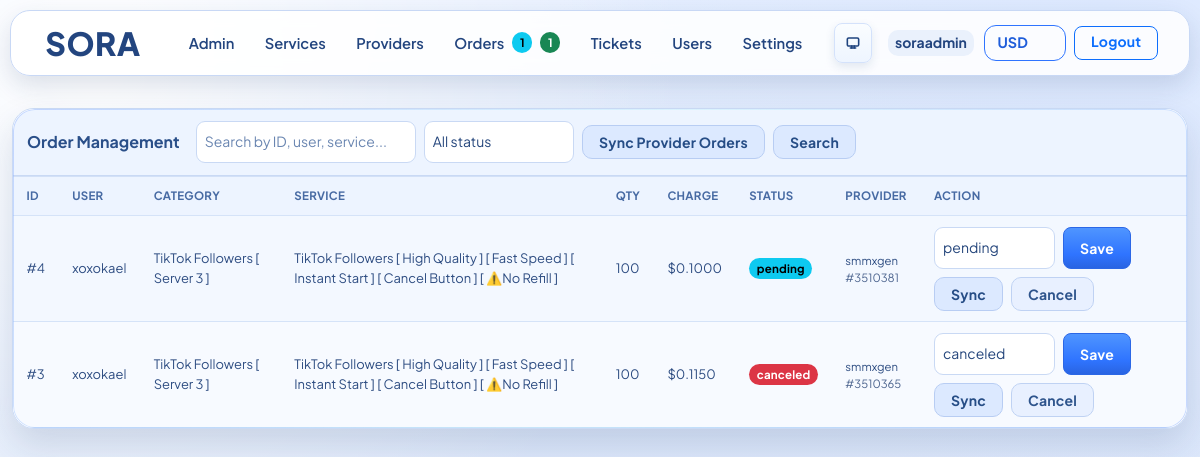
Page /admin-panel/orders (signed in) on the committed database.
### app/models.py (models this page shows)
class SiteSetting(db.Model):
    id = db.Column(db.Integer, primary_key=True)
    key = db.Column(db.String(80), unique=True, nullable=False)
    value = db.Column(db.Text, nullable=False, default="")

class User(db.Model):
    id = db.Column(db.Integer, primary_key=True)
    username = db.Column(db.String(40), unique=True, nullable=False)
    email = db.Column(db.String(120), unique=True, nullable=False)
    password_hash = db.Column(db.String(255), nullable=False)
    balance = db.Column(db.Float, default=0.0)
    is_admin = db.Column(db.Boolean, default=False)
    is_banned = db.Column(db.Boolean, default=False, nullable=False)
    created_at = db.Column(db.DateTime, default=datetime.utcnow)

class Order(db.Model):
    id = db.Column(db.Integer, primary_key=True)
    user_id = db.Column(db.Integer, db.ForeignKey("user.id"), nullable=False)
    service_id = db.Column(db.Integer, db.ForeignKey("service.id"), nullable=False)
    link = db.Column(db.String(255), nullable=False)
    quantity = db.Column(db.Integer, nullable=False)
    charge = db.Column(db.Float, nullable=False)
    status = db.Column(db.String(20), default="pending")
    provider_id = db.Column(db.Integer, db.ForeignKey("service_provider.id"), nullable=True)
    provider_order_id = db.Column(db.String(80), nullable=True)
    start_count = db.Column(db.Integer, nullable=True)
    remains = db.Column(db.Integer, nullable=True)
    refill_status = db.Column(db.String(40), nullable=True)
    cancel_requested = db.Column(db.Boolean, default=False, nullable=False)
    provider_last_check_at = db.Column(db.DateTime, nullable=True)
    refund_applied = db.Column(db.Boolean, default=False, nullable=False)
    refunded_at = db.Column(db.DateTime, nullable=True)
    created_at = db.Column(db.DateTime, default=datetime.utcnow)
    user = db.relationship("User", backref=db.backref("orders", lazy=True))
    service = db.relationship("Service", backref=db.backref("orders", lazy=True))
    provider = db.relationship("ServiceProvider", backref=db.backref("orders", lazy=True))

class Service(db.Model):
    id = db.Column(db.Integer, primary_key=True)
    name = db.Column(db.String(120), nullable=False)
    description = db.Column(db.Text, nullable=False, default="")
    average_time = db.Column(db.String(120), nullable=False, default="")
    category = db.Column(db.String(80), nullable=False)
    price_per_1000 = db.Column(db.Float, nullable=False)
    min_qty = db.Column(db.Integer, nullable=False)
    max_qty = db.Column(db.Integer, nullable=False)
    status = db.Column(db.String(20), default="active")
    provider_id = db.Column(db.Integer, db.ForeignKey("service_provider.id"), nullable=True)
    provider_service_id = db.Column(db.String(80), nullable=True)
    provider_refill = db.Column(db.Boolean, default=False, nullable=False)
    provider_cancel = db.Column(db.Boolean, default=False, nullable=False)

class ServiceProvider(db.Model):
    id = db.Column(db.Integer, primary_key=True)
    name = db.Column(db.String(80), unique=True, nullable=False)
    api_url = db.Column(db.String(255), nullable=False)
    api_key = db.Column(db.String(255), nullable=False)
    is_active = db.Column(db.Boolean, default=True, nullable=False)
    last_synced_at = db.Column(db.DateTime, nullable=True)
    created_at = db.Column(db.DateTime, default=datetime.utcnow)
    services = db.relationship("Service", backref="provider", lazy=True)

### app/routes.py (the view, shortened to what this page needs)
    @app.route("/admin/orders", methods=["GET", "POST"])
    @app.route("/admin-panel/orders", methods=["GET", "POST"])
    @login_required
    @admin_required
    def admin_orders():
        order_q = request.args.get("q", "").strip()
        order_status = request.args.get("status", "all").strip().lower()
        orders_query = Order.query.join(User).join(Service)
        if order_status in {"pending", "processing", "completed", "canceled", "cancelled"}:
            orders_query = orders_query.filter(Order.status == order_status)
        else:
            order_status = "all"
        order_list = orders_query.order_by(Order.created_at.desc()).all()
        return render_template(
            "admin/orders.html",
            title="Manage Orders",
            orders=order_list,
            order_q=order_q,
            order_status=order_status,
        )

### app/routes.py (called while the page is built)
def current_user():
    uid = session.get("user_id")
    if not uid:
        return None
    return User.query.get(uid)

def login_required(view_func):
    @wraps(view_func)
    def wrapper(*args, **kwargs):
        user = current_user()
        if not user:
            flash("Please login first.", "warning")
            return redirect(url_for("login"))
        if user.is_banned:
            session.clear()
            flash("Your account has been banned. Contact support.", "danger")
            return redirect(url_for("login"))
        return view_func(*args, **kwargs)
    return wrapper

def admin_required(view_func):
    @wraps(view_func)
    def wrapper(*args, **kwargs):
        user = current_user()
        if not user or not user.is_admin:
            flash("Admin access required.", "danger")
            return redirect(url_for("dashboard"))
        return view_func(*args, **kwargs)
    return wrapper

### app/templates/admin/orders.html (shortened to what this page needs)
{% extends 'base.html' %}
{% block content %}
<div class="admin-reference-page">
  <div class="admin-reference-shell">
    <form class="admin-reference-toolbar" method="get">
      <strong>Order Management</strong>
      <input class="form-control form-control-sm ms-2" name="q" value="{{ order_q or '' }}" placeholder="Search by ID, user, service..." style="max-width: 220px;">
      <select class="form-select form-select-sm" name="status" style="max-width: 150px;">
        <option value="all" {% if (order_status or 'all') == 'all' %}selected{% endif %}>All status</option>
      </select>
      <button
        type="submit"
        formmethod="post"
        formaction="{{ url_for('admin_orders') }}"
        name="admin_action"
        value="sync_all_provider_orders"
        class="btn btn-sm btn-admin-search"
      >Sync Provider Orders</button>
      <button type="submit" class="btn btn-sm btn-admin-search">Search</button>
    </form>
    <div class="admin-hub-panel admin-reference-table table-responsive">
      <table class="table table-hover mb-0">
        <thead><tr><th>ID</th><th>User</th><th>Category</th><th>Service</th><th>Qty</th><th>Charge</th><th>Status</th><th>Provider</th><th>Action</th></tr></thead>
        <tbody>
          {% for o in orders %}
          <tr>
            <td>#{{ o.id }}</td>
            <td>{{ o.user.username }}</td>
            <td>{{ o.service.category }}</td>
            <td>{{ o.service.name }}</td>
            <td>{{ o.quantity }}</td>
            <td>{{ format_money(o.charge, 4) }}</td>
            <td>
              {% if o.status in ['canceled', 'cancelled'] %}
              <span class="badge text-bg-danger">{{ o.status }}</span>
              {% elif o.status == 'pending' %}
              <span class="badge text-bg-info">{{ o.status }}</span>
              {% elif o.status == 'processing' %}
              <span class="badge text-bg-success">{{ o.status }}</span>
              {% elif o.status == 'completed' %}
              <span class="badge text-bg-primary">{{ o.status }}</span>
              {% else %}
              <span class="badge text-bg-secondary">{{ o.status }}</span>
              {% endif %}
            </td>
            <td>
              {% if o.provider_order_id %}
              <div class="small">{{ o.provider.name if o.provider else 'provider' }}</div>
              <div class="small text-muted">#{{ o.provider_order_id }}</div>
              {% else %}
              <span class="text-muted small">manual</span>
              {% endif %}
            </td>
            <td>
              <div class="d-flex flex-wrap gap-2">
                <form method="post" class="d-flex gap-2">
                  <select class="form-select form-select-sm" name="status">
                    <option {% if o.status=='pending' %}selected{% endif %}>pending</option>
                    <option {% if o.status=='canceled' %}selected{% endif %}>canceled</option>
                  </select>
                  <button class="btn btn-sm btn-primary">Save</button>
                </form>
                {% if o.provider_order_id %}
                <form method="post">
                  <button class="btn btn-sm btn-admin-search">Sync</button>
                </form>
                {% if o.service.provider_cancel %}
                <form method="post">
                  <button class="btn btn-sm btn-user-action">Cancel</button>
                </form>
                {% endif %}
                {% endif %}
              </div>
            </td>
          </tr>
          {% endfor %}
        </tbody>
      </table>
    </div>
  </div>
</div>
{% endblock %}

### app/templates/base.html (shortened to what this page needs)
<!doctype html>
<html lang="en">
<head>
  <link href="https://cdn.jsdelivr.net/npm/bootstrap@5.3.3/dist/css/bootstrap.min.css" rel="stylesheet">
  <link rel="stylesheet" href="{{ url_for('static', filename='styles.css') }}">
</head>
<body{% if active_user and active_user.is_admin %} class="admin-ui"{% endif %}>
<nav class="navbar navbar-expand-lg navbar-light site-navbar sticky-top">
  <div class="container">
    <a class="navbar-brand fw-bold" href="{{ url_for('dashboard') if active_user else url_for('login') }}">
      {% if site_logo_url %}
      <img class="site-logo-img" src="{{ site_logo_url }}" alt="Website logo">
      {% else %}
      {{ site_name }}
      {% endif %}
    </a>
    <div class="collapse navbar-collapse" id="navMenu">
      {% if active_user %}
      {% if active_user.is_admin %}
      <ul class="navbar-nav me-auto mb-2 mb-lg-0">
          <li class="nav-item"><a class="nav-link" href="{{ url_for('admin_dashboard') }}">Admin</a></li>
          <li class="nav-item"><a class="nav-link" href="{{ url_for('admin_services') }}">Services</a></li>
          <li class="nav-item"><a class="nav-link" href="{{ url_for('admin_providers') }}">Providers</a></li>
          <li class="nav-item">
            <a class="nav-link d-flex align-items-center gap-2" href="{{ url_for('admin_orders') }}">
              <span>Orders</span>
              {% if nav_orders_badge > 0 %}<span class="badge text-bg-info">{{ nav_orders_badge }}</span>{% endif %}
              {% if nav_processing_orders_badge > 0 %}<span class="badge text-bg-success" title="Processing orders">{{ nav_processing_orders_badge }}</span>{% endif %}
            </a>
          </li>
          <li class="nav-item">
            <a class="nav-link d-flex align-items-center gap-2" href="{{ url_for('admin_tickets') }}">
              <span>Tickets</span>
            </a>
          </li>
          <li class="nav-item"><a class="nav-link" href="{{ url_for('admin_users') }}">Users</a></li>
          <li class="nav-item"><a class="nav-link" href="{{ url_for('admin_settings') }}">Settings</a></li>
      </ul>
      {% endif %}
      {% endif %}
      <div class="d-flex align-items-center gap-2 {% if not active_user %}ms-auto{% endif %}">
        <button
          class="btn theme-toggle js-theme-toggle d-none d-lg-inline-flex"
          type="button"
          aria-label="Switch theme"
          title="Theme: System"
        >
          <span class="theme-glyph glyph-system" aria-hidden="true">
            <svg viewBox="0 0 24 24" fill="none">
              <rect x="3.5" y="4.5" width="17" height="12" rx="2"></rect>
              <path d="M8 19.5h8"></path>
              <path d="M10 16.5v3"></path>
              <path d="M14 16.5v3"></path>
            </svg>
          </span>
        </button>
        {% if active_user %}
        <div class="nav-user small ms-2">
          <a class="nav-user-link" href="{{ url_for('account') }}">{{ active_user.username }}</a>
        </div>
        <form class="currency-switcher" method="post" action="{{ url_for('set_currency') }}">
          <select class="currency-select" name="currency" onchange="this.form.submit()" aria-label="Change currency">
            {% for currency in currency_options %}
            <option value="{{ currency.code }}" {% if currency_code == currency.code %}selected{% endif %}>{{ currency.code }}</option>
            {% endfor %}
          </select>
        </form>
        <a class="btn btn-outline-primary btn-sm" href="{{ url_for('logout') }}">Logout</a>
        {% endif %}
      </div>
    </div>
  </div>
</nav>
<main class="container py-4">
  {% block content %}{% endblock %}
</main>
</body>
</html>

### rows in the picture
SiteSetting: value "SORA"
User: username "soraadmin"
Order: id "4", user.username "xoxokael", service.category "TikTok Followers [ Server 3 ]", service.name "TikTok Followers [ High Quality ] [ Fast Speed ] [ Instant Start ] [ Cancel Button ] [ ⚠️No Refill ]", quantity "100", charge "$0.1000", status "pending", provider "smmxgen", provider_order_id "3510381"
Order: id "3", user.username "xoxokael", service.category "TikTok Followers [ Server 3 ]", service.name "TikTok Followers [ High Quality ] [ Fast Speed ] [ Instant Start ] [ Cancel Button ] [ ⚠️No Refill ]", quantity "100", charge "$0.1150", status "canceled", provider "smmxgen", provider_order_id "3510365"

### other values in the picture
{{ nav_orders_badge }} "1"
{{ nav_processing_orders_badge }} "1"
form field currency "USD"
